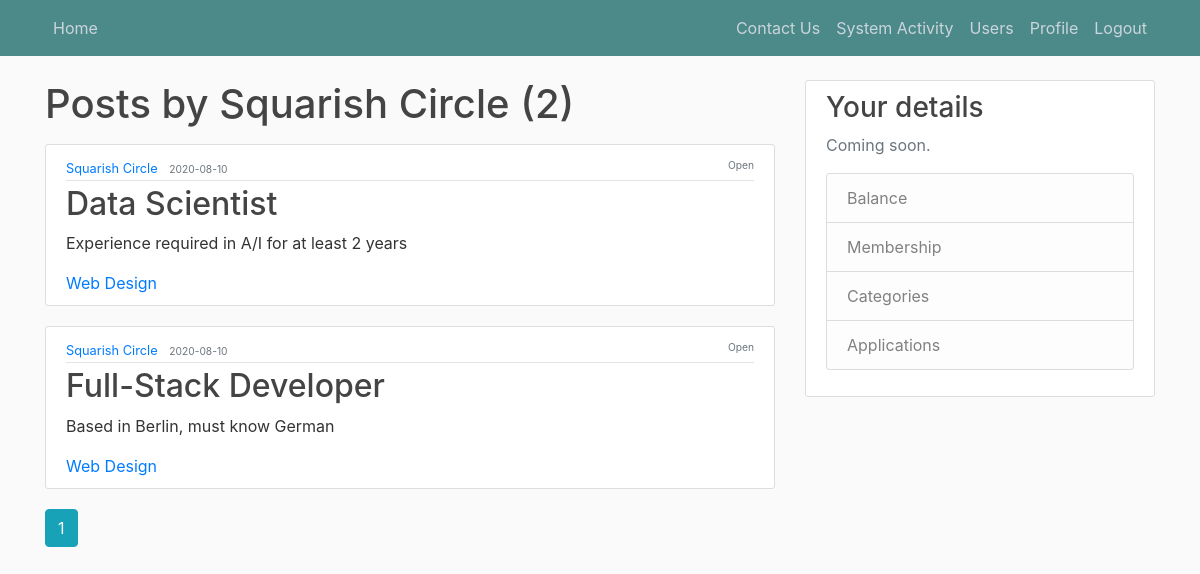
/user/Squarish Circle (signed in), run on the app's committed database.
### MainProject/models.py (models this page shows, shortened)
class User(db.Model, UserMixin):
    id = db.Column(db.Integer, primary_key=True)
    email = db.Column(db.String(50), unique=True, nullable=False)
    name = db.Column(db.String(50), nullable=False)
    password = db.Column(db.String(50), nullable=False)
    userType = db.Column(db.String(60), nullable=False)
    employerMembership = db.Column(db.String(60), nullable=False, default='Prime - 50$/month')
    employeeMembership = db.Column(db.String(60), nullable=False, default='Basic - No Charge')
    posts = db.relationship('Post', backref='author', lazy=True)
    condition = db.Column(db.String(10), nullable=False, default='Active')
    cardNum = db.Column(db.String(10), nullable=False, default='')
    cvc = db.Column(db.String(10), nullable=False, default='')
    expireDate = db.Column(db.String(10), nullable=False, default='')
    withdrawType = db.Column(db.String(60), nullable=False, default='Automatic')
    frozen = db.Column(db.Boolean, nullable=False, default=False)
    balance = db.Column(db.Float, nullable=False, default=0.0)

class Post(db.Model):
    id = db.Column(db.Integer, primary_key=True)
    title = db.Column(db.String(20), nullable=False)
    date_posted = db.Column(db.DateTime, nullable=False, default=datetime.utcnow)
    content = db.Column(db.String(50), nullable=False)
    user_id = db.Column(db.Integer, db.ForeignKey('user.id'), nullable=False)
    category = db.Column(db.String(10), nullable=False, default="IT")
    status = db.Column(db.String, nullable=False, default="Open")
    numOfNeededEmployees = db.Column(db.Integer, nullable=False, default=1)

### MainProject/routes.py (the view)
@app.route("/user/<string:name>")  # route to show all posts of that email
def user_posts(name):
    page = request.args.get('page', 1, type=int)
    user = User.query.filter_by(name=name).first_or_404()
    posts = Post.query.filter_by(author=user).order_by(Post.date_posted.desc()).paginate(page=page, per_page=5)
    appliedToPost = []
    if current_user.is_authenticated:
        for p in Post.query.all():
            q = db.session.query(Application.id).filter(Application.post_id == p.id).filter(Application.user_id
                                                                                            == current_user.id)
            appliedToPost.append(db.session.query(q.exists()).scalar())
    return render_template('user_post.html', posts=posts, user=user, appliedToPost=appliedToPost)

### MainProject/models.py (called while the page is built)
@login_manager.user_loader
def load_user(user_id):
    return User.query.get(int(user_id))

### MainProject/templates/user_post.html (shortened to what this page needs)
{% extends "baseTemplate.html" %}
{% block content %}
    <h1 class="mb-3">Posts by {{ user.name }} ({{ posts.total }})</h1>
    {% for post in posts.items %}
        <article class="media content-section">
          <div class="media-body">
            <div class="article-metadata">
             <small style="text-align:left;">
              <a class="mr-2" href="{{ url_for('user_posts', name=post.author.name) }}">{{ post.author.name }}</a>
              <small class="text-muted">{{ post.date_posted.strftime('%Y-%m-%d') }}</small>
              <span style="float:right;"><small class="text-muted" >{{ post.status }}</small></span>
             </small>
            </div>
            <h2><a class="article-title" href="{{ url_for('post', post_id=post.id) }}">{{ post.title }}</a></h2>
            <p class="article-content">{{ post.content }}</p>
            <a class="mr-2" href="{{ url_for('category_posts', category=post.category) }}">{{ post.category }}</a>
          </div>
        </article>
    {% endfor %}
    {% for page_num in posts.iter_pages(left_edge=1, right_edge=1, left_current=1, right_current=2) %}
        {% if page_num %}
            {% if posts.page == page_num %}
                <a class="btn btn-info mb-4" href="{{ url_for('user_posts', name=user.name, page=page_num) }}">{{ page_num }}</a>
            {% else %}
                <a class="btn btn-outline-info mb-4" href="{{ url_for('user_posts', name=user.name, page=page_num) }}">{{ page_num }}</a>
            {% endif %}
        {% else %}
            ...
        {% endif %}
    {% endfor %}
{% endblock content %}

### MainProject/static/styles.css (style rules this page uses)
body { background: #fafafa; color: #333333; margin-top: 5rem; }
h1, h2, h3, h4, h5, h6 { color: #444444; }
.content-section { background: #ffffff; padding: 10px 20px; border: 1px solid #dddddd; border-radius: 3px; margin-bottom: 20px; }
.article-title { color: #444444; }
.article-content { white-space: pre-line; }
.article-metadata { padding-bottom: 1px; margin-bottom: 4px; border-bottom: 1px solid #e3e3e3 }

### data on the page
User: name "Squarish Circle"
Post: author.name "Squarish Circle", date_posted "2020-08-10", status "Open", title "Data Scientist", content "Experience required in A/I for at least 2 years", category "Web Design"
Post: author.name "Squarish Circle", date_posted "2020-08-10", status "Open", title "Full-Stack Developer", content "Based in Berlin, must know German", category "Web Design"

### other printed values
{{ posts.total }} "2"
{{ page_num }} "1"
